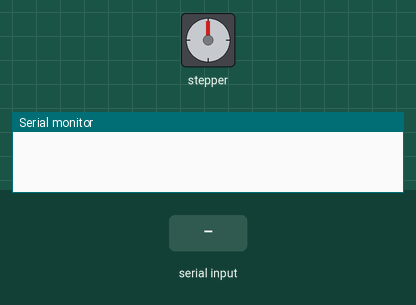
The sketch below on a simulated Arduino Uno, built with avr-gcc and run on an emulated ATmega328P. On the bench: stepper motor, the last lines printed to the serial monitor. The inputs (shaded band) are chosen by the test bench. Stepper angles assume 200 steps per turn.

Above: at 1.2 s.
1.3 s: "s90\n" received over Serial
At 3.6 s:
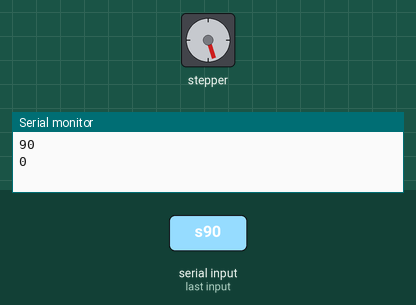
4.2 s: "s,45\n" received over Serial
At 6.1 s:
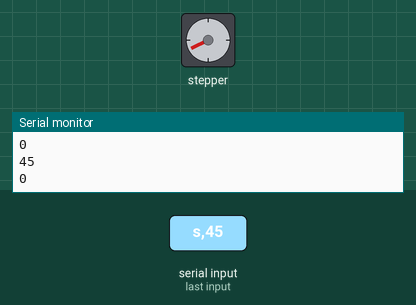
8.4 s: "s90\n" received over Serial
At 10.2 s:
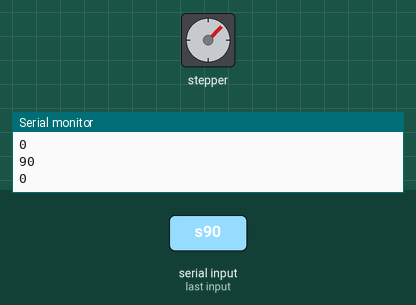
11.3 s: "s,45\n" received over Serial
At 13.9 s:
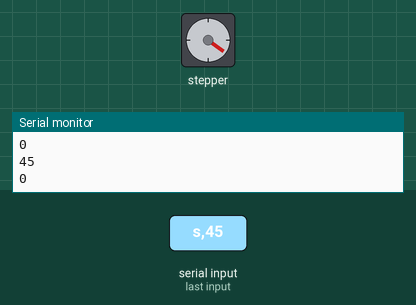
Timing chart, 0 to 15.0 s (numbered marks = the images above; inputs shaded):
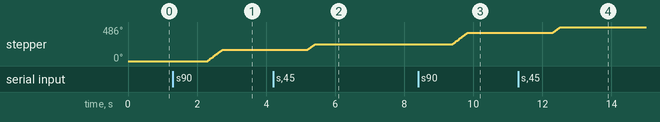

The sketch:

steppers.ino
```cpp
#include <Stepper.h>

const int stepsPerRevolution = 200;  // change this to fit the number of steps per revolution
                                    // for your motor

// initialize the stepper library on pins 8 through 11:
Stepper myStepper(stepsPerRevolution, 11, 10, 9, 8);
Stepper myStepper2(stepsPerRevolution, 7, 6, 5, 4);

void setup() {
  // set the speed at 60 rpm:
  myStepper.setSpeed(60);
  myStepper2.setSpeed(60);
  // initialize the serial port:
  Serial.begin(9600);
}

bool first_loop = true;

void loop() {

  if (Serial.available() > 0) {
    char cmd = Serial.read();
    if (cmd == 's') {
      int step1 = Serial.parseInt();
      int step2 = Serial.parseInt();

      myStepper.step(step1);
      myStepper2.step(step2);
//      if (Serial.read() == '\n') {
        Serial.println(step1);
        Serial.println(step2);
//      }
    } else if (cmd == 'r') {
//      if (Serial.read() == '\n') {
        Serial.println("Relay");
//      }
    }
  }

//  if (first_loop) {
//    for (int i = 0; i < 100; i++) {
//      myStepper.step(2);
//      delay(3000);
//    }
//      myStepper.step(stepsPerRevolution);
//      myStepper2.step(stepsPerRevolution);
//  }
//  first_loop = false;
//  // step one revolution  in one direction:
//  myStepper.step(stepsPerRevolution);
//  delay(500);
//
//  // step one revolution in the other direction:
//  Serial.println("counterclockwise");
//  myStepper.step(-stepsPerRevolution);
//  delay(500);
}
```

Measured:
- after the input at 1.3 s, stepper: turns 162° clockwise in 0.44 s, starting after 1.0 s
- after the input at 4.2 s, stepper: turns 81° clockwise in 0.22 s, starting after 1.0 s
- after the input at 8.4 s, stepper: turns 162° clockwise in 0.44 s, starting after 1.0 s
- after the input at 11.3 s, stepper: turns 81° clockwise in 0.22 s, starting after 1.0 s
